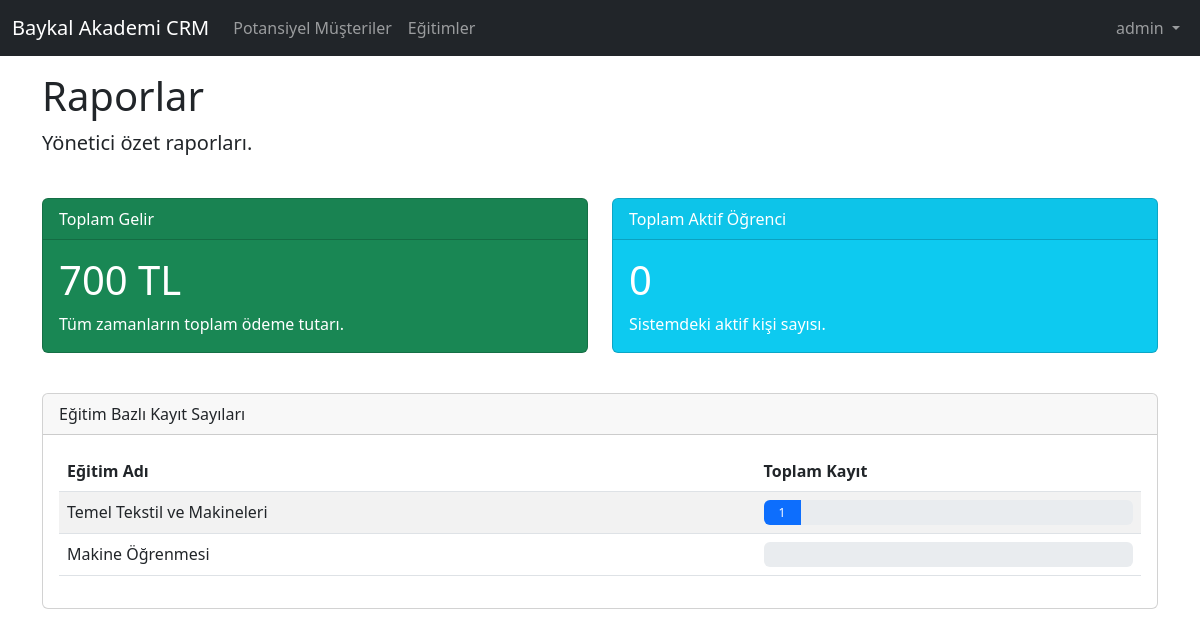
/reports/ (signed in), run on an earlier commit of the app's database.
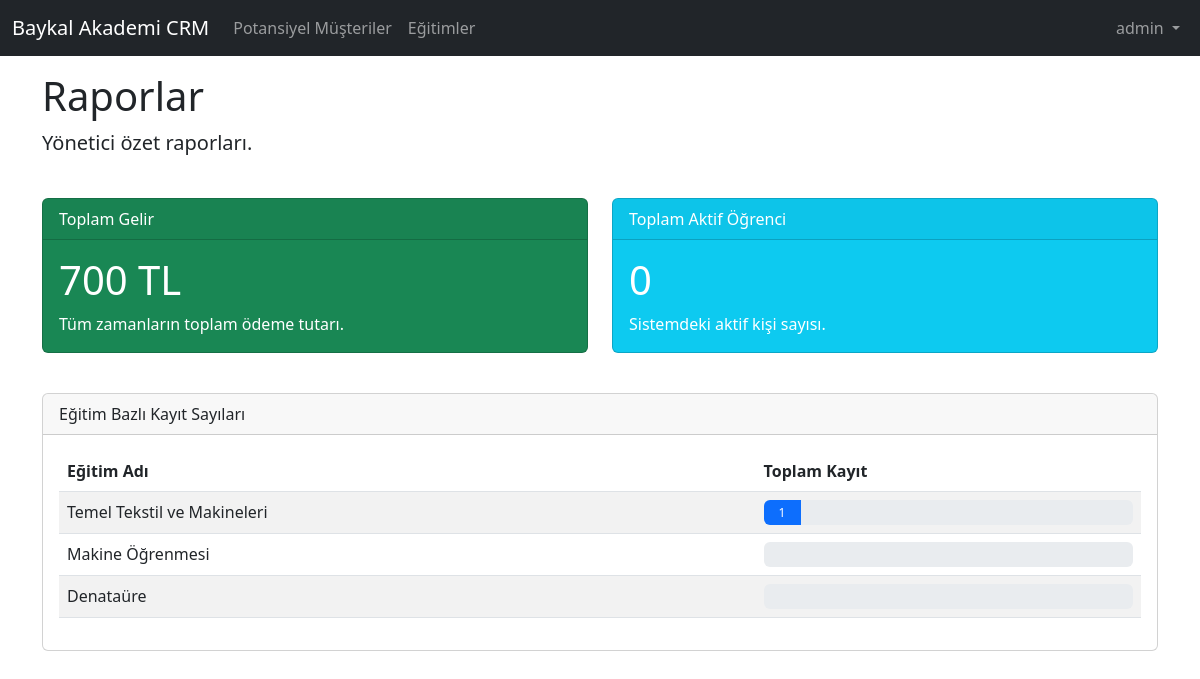
And on a later commit of the database.
### core/models.py (models this page shows, shortened)
class Training(models.Model):
    name = models.CharField(max_length=200)
    description = models.TextField(blank=True, null=True)
    default_duration = models.IntegerField(help_text="Duration in hours or days", blank=True, null=True)
    is_active = models.BooleanField(default=True)

### core/views.py (the view)
# urls.py: path('reports/', views.reports, name='reports'),
@login_required
def reports(request):
    total_revenue = Payment.objects.aggregate(Sum('amount'))['amount__sum'] or 0
    total_students = Lead.objects.filter(lead_stage='converted').count()
    enrollment_by_training = Training.objects.annotate(total_students=Count('trainingsession__enrollment')).order_by('-total_students')
    context = {
        'total_revenue': total_revenue,
        'total_students': total_students,
        'enrollment_by_training': enrollment_by_training
    }
    return render(request, 'core/reports.html', context)

### core/templates/core/reports.html
{% extends 'core/base.html' %}
{% block content %}
<div class="row mb-4">
    <div class="col">
        <h1>Raporlar</h1>
        <p class="lead">Yönetici özet raporları.</p>
    </div>
</div>
<div class="row mb-4">
    <div class="col-md-6">
        <div class="card text-white bg-success mb-3">
            <div class="card-header">Toplam Gelir</div>
            <div class="card-body">
                <h1 class="card-title">{{ total_revenue }} TL</h1>
                <p class="card-text">Tüm zamanların toplam ödeme tutarı.</p>
            </div>
        </div>
    </div>
    <div class="col-md-6">
        <div class="card text-white bg-info mb-3">
            <div class="card-header">Toplam Aktif Öğrenci</div>
            <div class="card-body">
                <h1 class="card-title">{{ total_students }}</h1>
                <p class="card-text">Sistemdeki aktif kişi sayısı.</p>
            </div>
        </div>
    </div>
</div>
<div class="row">
    <div class="col-12">
        <div class="card">
            <div class="card-header">Eğitim Bazlı Kayıt Sayıları</div>
            <div class="card-body">
                <table class="table table-striped">
                    <thead>
                        <tr>
                            <th>Eğitim Adı</th>
                            <th>Toplam Kayıt</th>
                        </tr>
                    </thead>
                    <tbody>
                        {% for training in enrollment_by_training %}
                        <tr>
                            <td>{{ training.name }}</td>
                            <td>
                                <div class="progress" style="height: 25px;">
                                    <div class="progress-bar" role="progressbar"
                                        style="width: {{ training.total_students }}0%;"
                                        aria-valuenow="{{ training.total_students }}" aria-valuemin="0"
                                        aria-valuemax="100">
                                        {{ training.total_students }}
                                    </div>
                                </div>
                            </td>
                        </tr>
                        {% endfor %}
                    </tbody>
                </table>
            </div>
        </div>
    </div>
</div>
{% endblock %}

What changed in the data, as far as the page shows it:
added Training: name "Denataüre"
